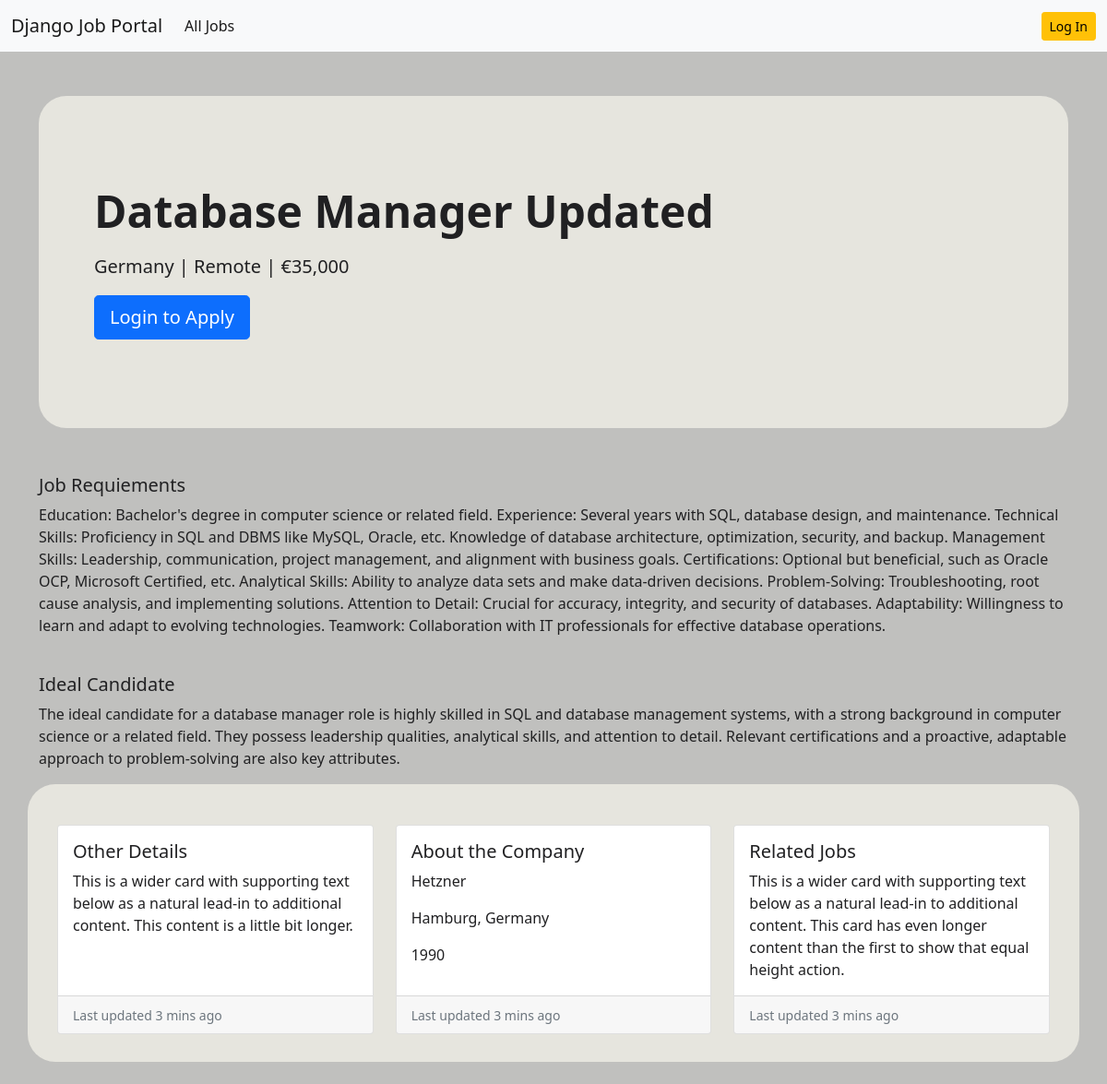
Page /job-details/2 on the committed database.
### work/models.py (models this page shows, shortened)
class Job(models.Model):
    job_type_choices = (
        ("Remote", "Remote"),
        ("Onsite", "Onsite"),
        ("Hybrid", "Hybrid"),
    )
    user = models.ForeignKey(User, on_delete=models.CASCADE)
    company = models.ForeignKey(Company, on_delete=models.CASCADE)
    title = models.CharField(max_length=100)
    city = models.CharField(max_length=100)
    salary = models.PositiveIntegerField(default=35000)
    requirements = models.TextField()
    ideal_candidate = models.TextField()
    is_available = models.BooleanField(default=True)
    timestamp = models.DateTimeField(auto_now_add=True)
    industry = models.ForeignKey(
        Industry, on_delete=models.DO_NOTHING, null=True, blank=True
    )
    state = models.ForeignKey(State, on_delete=models.DO_NOTHING, null=True, blank=True)
    job_type = models.CharField(
        max_length=20, choices=job_type_choices, null=True, blank=True
    )

class State(models.Model):
    name = models.CharField(max_length=100)
    def __str__(self):
        return self.name

### company/models.py (models this page shows, shortened)
class Company(models.Model):
    user = models.OneToOneField(User, on_delete=models.CASCADE)
    name = models.CharField(max_length=100, null=True, blank=True)
    est_date = models.PositiveIntegerField(null=True, blank=True)
    city = models.CharField(max_length=100, null=True, blank=True)
    state = models.CharField(max_length=100, null=True, blank=True)

### website/views.py (the view)
# urls.py: path("job-details/<int:pk>", views.job_details, name="job-details"),
def job_details(request, pk):
    job = Job.objects.get(pk=pk)
    if request.user.is_authenticated:
        if ApplyJob.objects.filter(user=request.user, job=pk).exists():
            has_applied = True
        else:
            has_applied = False
        context = {"job": job, "has_applied": has_applied}
        return render(request, "website/job_details.html", context)
    else:
        context = {
            "job": job,
        }
        return render(request, "website/job_details.html", context)

### templates/website/job_details.html
{% extends 'base.html' %}
{% load static %}
{% load humanize %}
{% block content%}
<section class="main-panel-website">
    <div class="p-5 mb-4 ">
        <div class="container-fluid py-5">
            <h2 class="display-5 fw-bold">{{job.title}}</h2>
            <p class="col-md-8 fs-5 mt-3">
                {{job.state}} | Remote | €{{job.salary|intcomma}}
            </p>
            {% if user.is_authenticated %} {% if has_applied == False %}
            <a href="{% url 'apply-to-job' job.pk %}" class="btn btn-primary btn-lg">Apply Now</a>
            {% else %}
            <p>
                <span class="text-danger">You have already applied for this job</span>
            </p>
            {% endif %} {% else %}
            <a href="{% url 'login' %}" class="btn btn-primary btn-lg">Login to Apply</a>
            {% endif %}
        </div>
    </div>
</section>
<div>
    <section>
        <h5>Job Requiements</h5>
        <p>{{job.requirements}}</p>
    </section>
</div>
<br />
<div>
    <section>
        <h5>Ideal Candidate</h5>
        <p>{{job.ideal_candidate}}</p>
    </section>
</div>
<br />
<div class="row row-cols-1 row-cols-md-3 g-4 job-card-container">
    <div class="col">
        <div class="card h-100">
            <div class="card-body">
                <h5 class="card-title">Other Details</h5>
                <p class="card-text">
                    This is a wider card with supporting text below as a natural lead-in
                    to additional content. This content is a little bit longer.
                </p>
            </div>
            <div class="card-footer">
                <small class="text-muted">Last updated 3 mins ago</small>
            </div>
        </div>
    </div>
    <div class="col">
        <div class="card h-100">
            <div class="card-body">
                <h5 class="card-title">About the Company</h5>
                <p class="card-text">{{job.company.name}}</p>
                <p class="card-text">{{job.company.city}}, {{job.company.state}}</p>
                <p class="card-text">{{job.company.est_date}}</p>
            </div>
            <div class="card-footer">
                <small class="text-muted">Last updated 3 mins ago</small>
            </div>
        </div>
    </div>
    <div class="col">
        <div class="card h-100">
            <div class="card-body">
                <h5 class="card-title">Related Jobs</h5>
                <p class="card-text">
                    This is a wider card with supporting text below as a natural lead-in
                    to additional content. This card has even longer content than the
                    first to show that equal height action.
                </p>
            </div>
            <div class="card-footer">
                <small class="text-muted">Last updated 3 mins ago</small>
            </div>
        </div>
    </div>
</div>
<br />
{% endblock content %}

### static/styles/styles.css (style rules this page uses)
:root { --color-main: #179bcf; --color-main-light: #c68535; --color-dark: #3D424A; --color-dark-medium: #c0c0be; --color-dark-light: #E6E5DE; --color-light: #F1916D; --color-text: #202022; --test-colour: #fcfcfc; }
.background { color: var(--color-text); background-color: var(--color-dark-medium); }
.job-card-container { border-radius: 30px; background-color: var(--color-dark-light); padding: 20px; padding-bottom: 30px; }
.main-panel-website { color: var(--color-text); background-color: var(--color-dark-light); margin-bottom: 50px; border-radius: 30px; }

### rows in the picture
Job: title "Database Manager Updated", state "Germany", salary "35,000", requirements "Education: Bachelor's degree in computer science or related field. Experience: Several years with SQL, database design, and maintenance. Technical Skills: Proficiency in SQL and DBMS like MySQL, Oracle, etc. Knowledge of database architecture, optimization, security, and backup. Management Skills: Leadership, communication, project management, and alignment with business goals. Certifications: Optional but beneficial, such as Oracle OCP, Microsoft Certified, etc. Analytical Skills: Ability to analyze data sets and make data-driven decisions. Problem-Solving: Troubleshooting, root cause analysis, and implementing solutions. Attention to Detail: Crucial for accuracy, integrity, and security…", ideal_candidate "The ideal candidate for a database manager role is highly skilled in SQL and database management systems, with a strong background in computer science or a related field. They possess leadership qualities, analytical skills, and attention to detail. Relevant certifications and a proactive, adaptable approach to problem-solving are also key attributes.", company.name "Hetzner", company.city "Hamburg", company.state "Germany", company.est_date "1990"
